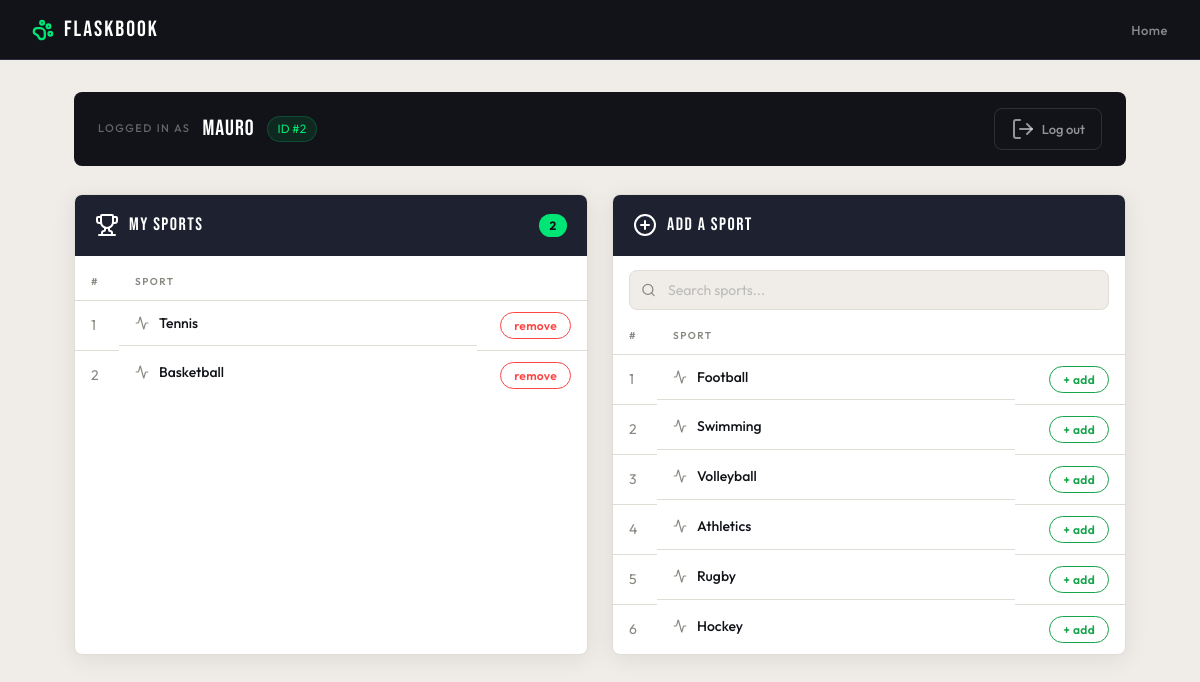
/home (signed in), run on the app's committed database.
### tables this page shows
CREATE TABLE "students" (
	"id"	INTEGER NOT NULL,
	"name"	TEXT NOT NULL,
	PRIMARY KEY("id" AUTOINCREMENT)
);

CREATE TABLE "registrations" (
	"student_id"	INTEGER NOT NULL,
	"sport_id"	INTEGER NOT NULL,
	FOREIGN KEY("sport_id") REFERENCES "sports"("id") ON DELETE CASCADE,
	FOREIGN KEY("student_id") REFERENCES "students"("id") ON DELETE CASCADE
);

CREATE TABLE "sports" (
	"id"	INTEGER NOT NULL,
	"sport"	TEXT,
	PRIMARY KEY("id" AUTOINCREMENT)
);

### app.py (the view)
@app.route("/home", methods=["GET", "POST"])
def home():
    if not session.get("user_id"):
        return redirect(url_for("index"))
    user_id = session.get("user_id")
    name = get_name(user_id)
    student = Student(user_id, name)
    student_enrolled_sports = student.get_enrolled_sports
    unenrolled_sports = student.get_unenrolled_sport
    return render_template(
        "home.html",
        name=name,
        enrolled_sports=student_enrolled_sports,
        unenrolled_sports=unenrolled_sports,
        id=session.get("user_id"),
    )

### app.py (called while the page is built)
def get_name(id_student):
    name = db.execute("SELECT name FROM students WHERE id = ?", id_student)
    return name[0]["name"]

    @property
    def get_enrolled_sports(self):
        return db.execute("""
            SELECT * FROM sports
            JOIN registrations ON sports.id = registrations.sport_id
            WHERE registrations.student_id = ?
            """, self.id)

    @property
    def get_unenrolled_sport(self):
        return db.execute("""
            SELECT * FROM sports WHERE id NOT IN (
                SELECT sport_id FROM registrations WHERE student_id = ?
            )
            """, self.id)

### templates/home.html (shortened to what this page needs)
{% extends "layout.html" %}
{% block body %}
<div class="home-page">
  <div class="topbar">
    <div class="topbar-left">
      <span class="topbar-label">logged in as</span>
      <span class="topbar-name">{{ name }}</span>
      <span class="topbar-id">ID #{{ id }}</span>
    </div>
    <form action="/log_out" method="post">
      <button class="btn-logout" type="submit">
        <i data-lucide="log-out"></i>
        Log out
      </button>
    </form>
  </div>
  <div class="home-grid">
    <section class="panel">
      <div class="panel-header">
        <div class="panel-title-group">
          <i data-lucide="trophy"></i>
          <h2>My Sports</h2>
        </div>
        <span class="count-badge">{{ enrolled_sports | length }}</span>
      </div>
      {% if enrolled_sports %}
        <table class="data-table">
          <thead>
            <tr>
              <th class="col-num">#</th>
              <th>Sport</th>
              <th class="col-action"></th>
            </tr>
          </thead>
          <tbody>
            {% for sport in enrolled_sports %}
            <tr class="data-row">
              <td class="col-num muted">{{ loop.index }}</td>
              <td class="sport-cell">
                <i data-lucide="activity" class="sport-icon"></i>
                {{ sport["sport"] }}
              </td>
              <td class="col-action">
                <form action="/remove" method="post">
                  <button class="btn-remove" type="submit">remove</button>
                </form>
              </td>
            </tr>
            {% endfor %}
          </tbody>
        </table>
      {% else %}
        <div class="empty-state">
          <i data-lucide="circle-dashed"></i>
          <p>No sports yet — add one below.</p>
        </div>
      {% endif %}
    </section>
    <section class="panel">
      <div class="panel-header">
        <div class="panel-title-group">
          <i data-lucide="plus-circle"></i>
          <h2>Add a Sport</h2>
        </div>
      </div>
      {% if unenrolled_sports %}
        <div class="search-wrap">
          <input type="text" id="search" placeholder="Search sports..." autocomplete="off" />
        </div>
        <table class="data-table">
          <thead>
            <tr>
              <th class="col-num">#</th>
              <th>Sport</th>
              <th class="col-action"></th>
            </tr>
          </thead>
          <tbody id="sport-list">
            {% for sport in unenrolled_sports %}
            <tr class="data-row">
              <td class="col-num muted">{{ loop.index }}</td>
              <td class="sport-cell">
                <i data-lucide="activity" class="sport-icon"></i>
                {{ sport["sport"] }}
              </td>
              <td class="col-action">
                <form action="/add" method="post">
                  <button class="btn-add" type="submit">+ add</button>
                </form>
              </td>
            </tr>
            {% endfor %}
          </tbody>
        </table>
      {% else %}
        <div class="empty-state">
          <i data-lucide="check-circle-2"></i>
          <p>You're enrolled in every sport!</p>
        </div>
      {% endif %}
    </section>
  </div>
</div>
{% endblock %}

### static/styles.css (style rules this page uses)
:root { --bg: #f0ede8; --surface: #ffffff; --dark: #111318; --dark2: #1e2230; --border: #e0ddd6; --border-dark: #2a2f3f; --text: #111318; --muted: #888880; --accent: #00e676; --danger: #ff4444; --warning: #ff9800; --r: 8px; --head: 'Bebas Neue', cursive; --body: 'Outfit', sans-serif; --shadow: 0 4px 24px rgba(0,0,0,.08); --shadow-lg: 0 8px 40px rgba(0,0,0,.14); }
*, *::before, *::after { box-sizing: border-box; margin: 0; padding: 0; }
body { background: var(--bg); color: var(--text); font-family: var(--body); font-size: 15px; line-height: 1.6; min-height: 100vh; }
.btn-logout { display: flex; align-items: center; gap: 7px; padding: 8px 16px; background: transparent; color: rgba(255,255,255,.55); border: 1px solid rgba(255,255,255,.12); border-radius: var(--r); font-family: var(--body); font-size: 13px; font-weight: 500; cursor: pointer; transition: all .15s; }
.btn-remove, .btn-add { padding: 5px 13px; border-radius: 20px; font-family: var(--body); font-size: 12px; font-weight: 600; letter-spacing: .3px; cursor: pointer; border: 1.5px solid; background: transparent; transition: all .15s; white-space: nowrap; }
.btn-remove { border-color: var(--danger); color: var(--danger); }
.btn-add { border-color: #16a34a; color: #16a34a; }
.home-page { max-width: 1100px; margin: 0 auto; padding: 32px 24px 80px; }
.topbar { background: var(--dark); border-radius: var(--r); padding: 16px 24px; display: flex; align-items: center; justify-content: space-between; margin-bottom: 28px; }
.topbar-left { display: flex; align-items: center; gap: 12px; flex-wrap: wrap; }
.topbar-label { font-size: 11px; font-weight: 500; letter-spacing: 1.5px; text-transform: uppercase; color: rgba(255,255,255,.35); }
.topbar-name { font-family: var(--head); font-size: 22px; letter-spacing: 1px; color: white; }
.topbar-id { font-family: var(--body); font-size: 12px; color: var(--accent); background: rgba(0,230,118,.1); border: 1px solid rgba(0,230,118,.2); padding: 2px 10px; border-radius: 20px; }
.home-grid { display: grid; grid-template-columns: 1fr 1fr; gap: 24px; }
.panel { background: var(--surface); border-radius: var(--r); border: 1px solid var(--border); overflow: hidden; box-shadow: var(--shadow); }
.panel-header { background: var(--dark2); padding: 16px 20px; display: flex; align-items: center; justify-content: space-between; }
.panel-title-group { display: flex; align-items: center; gap: 10px; color: white; }
.panel-title-group h2 { font-family: var(--head); font-size: 18px; letter-spacing: 1.5px; font-weight: 400; color: white; }
.count-badge { background: var(--accent); color: var(--dark); font-family: var(--body); font-size: 12px; font-weight: 700; padding: 2px 10px; border-radius: 20px; min-width: 28px; text-align: center; }
.search-wrap { position: relative; padding: 14px 16px 0; }
.search-wrap input { width: 100%; padding: 10px 14px 10px 38px; border: 1.5px solid var(--border); border-radius: var(--r); font-family: var(--body); font-size: 14px; background: var(--bg); color: var(--text); transition: border-color .15s; }
.search-wrap input::placeholder { color: #bbb; }
.data-table { width: 100%; border-collapse: collapse; margin-top: 8px; }
.data-table thead tr { border-bottom: 1px solid var(--border); }
.data-table th { padding: 10px 16px; text-align: left; font-size: 10px; font-weight: 600; letter-spacing: 1.5px; text-transform: uppercase; color: var(--muted); }
.col-num { width: 40px; }
.col-action { width: 100px; text-align: right; }
.panel .data-table { table-layout: fixed; }
.panel .data-table .col-num { width: 44px; }
.panel .data-table .col-action { width: 110px; }
.data-table td { padding: 11px 16px; border-bottom: 1px solid var(--border); font-size: 14px; }
.data-table tr:last-child td { border-bottom: none; }
.data-row { transition: background .1s; }
.muted { color: var(--muted); font-size: 12px; }
.sport-cell { display: flex; align-items: center; gap: 10px; font-weight: 500; overflow: hidden; white-space: nowrap; text-overflow: ellipsis; }
.sport-icon { width: 14px; height: 14px; color: var(--muted); flex-shrink: 0; }

### data on the page
students: name "Mauro"
registrations: sport "Tennis"
registrations: sport "Basketball"
sports: sport "Football"
sports: sport "Swimming"
sports: sport "Volleyball"
sports: sport "Athletics"
sports: sport "Rugby"
sports: sport "Hockey"

### other printed values
{{ id }} "2"
{{ enrolled_sports | length }} "2"
